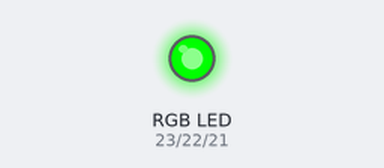
Recording of a sketch running on a simulated Arduino Mega 2560, built with avr-gcc and run on an emulated ATmega2560. On the bench: an RGB LED mixed from three pins (HIGH = lit).

Above: at 0.1 s.
At 0.5 s:
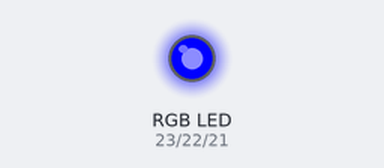
At 0.9 s:
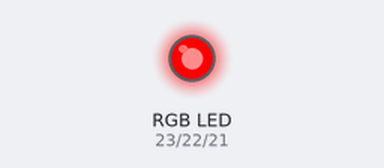
At 1.1 s:
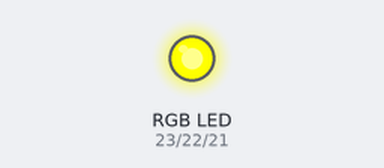
At 1.9 s:
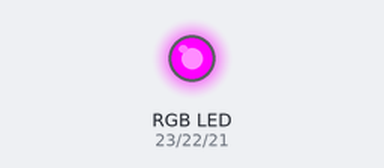
At 2.7 s:
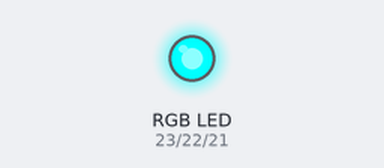
Timing chart, 0 to 3.0 s (numbered marks = the images above):
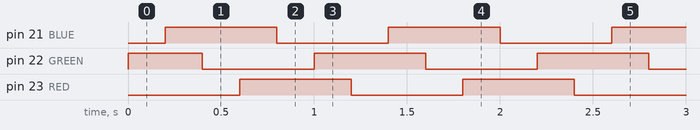

The sketch:

rgbled.ino
```cpp
int RED = 23;
int GREEN = 22;
int BLUE = 21;

void setup() {
  // put your setup code here, to run once:
  pinMode(RED, OUTPUT);
  pinMode(GREEN, OUTPUT);
  pinMode(BLUE, OUTPUT);
}

void loop() {
  // put your main code here, to run repeatedly:
  green();
  delay(200);
  cyan();
  delay(200);
  blue();
  delay(200);
  magenta();
  delay(200);
  red();
  delay(200);
  yellow();
  delay(200);
}

void rgb(uint8_t r, uint8_t g, uint8_t b) {
  digitalWrite(RED, r);
  digitalWrite(GREEN, g);
  digitalWrite(BLUE, b);
}

void green() {
  rgb(LOW, HIGH, LOW);
}
void blue() {
  rgb(LOW, LOW, HIGH);
}
void red() {
  rgb(HIGH, LOW, LOW);
}
void cyan() {
  rgb(LOW, HIGH, HIGH);
}
void magenta() {
  rgb(HIGH, LOW, HIGH);
}
void yellow() {
  rgb(HIGH, HIGH, LOW);
}
```

Measured:
- by itself, pin 21 (BLUE), pin 23 (RED): alternates HIGH for 0.60 s and LOW for 0.60 s
- by itself, pin 22 (GREEN): repeats every 1.2 s: LOW 0.60 s, HIGH 0.60 s
- by itself, everything shown: repeats every 1.2 s, in 6 steps
